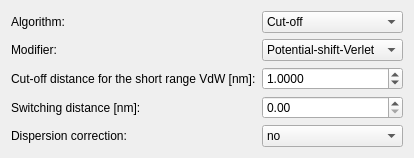
  <widget class="QWizardPage" name="vdwWizardPage">
   <property name="title">
    <string>Van der Waals</string>
   </property>
   <property name="subTitle">
    <string>Van der Waals interactions</string>
   </property>
   <attribute name="pageId">
    <string notr="true">vdwwizardpage</string>
   </attribute>
   <layout class="QGridLayout" name="gridLayout_6">
    <item row="3" column="0">
     <widget class="QLabel" name="label_38">
      <property name="text">
       <string>Switching distance [nm]:</string>
      </property>
     </widget>
    </item>
    <item row="0" column="0">
     <widget class="QLabel" name="label_35">
      <property name="text">
       <string>Algorithm:</string>
      </property>
     </widget>
    </item>
    <item row="0" column="1">
     <widget class="QComboBox" name="vdwtypeComboBox">
      <item>
       <property name="text">
        <string>Cut-off</string>
       </property>
      </item>
      <item>
       <property name="text">
        <string>PME</string>
       </property>
      </item>
      <item>
       <property name="text">
        <string>Shift</string>
       </property>
      </item>
      <item>
       <property name="text">
        <string>Switch</string>
       </property>
      </item>
     </widget>
    </item>
    <item row="1" column="0">
     <widget class="QLabel" name="label_36">
      <property name="text">
       <string>Modifier:</string>
      </property>
     </widget>
    </item>
    <item row="1" column="1">
     <widget class="QComboBox" name="vdw_modifierComboBox">
      <item>
       <property name="text">
        <string>Potential-shift-Verlet</string>
       </property>
      </item>
      <item>
       <property name="text">
        <string>Potential-shift</string>
       </property>
      </item>
      <item>
       <property name="text">
        <string>None</string>
       </property>
      </item>
      <item>
       <property name="text">
        <string>Force-switch</string>
       </property>
      </item>
      <item>
       <property name="text">
        <string>Potential-switch</string>
       </property>
      </item>
     </widget>
    </item>
    <item row="2" column="0">
     <widget class="QLabel" name="label_37">
      <property name="text">
       <string>Cut-off distance for the short range VdW [nm]:</string>
      </property>
     </widget>
    </item>
    <item row="4" column="0">
     <widget class="QLabel" name="label_39">
      <property name="text">
       <string>Dispersion correction:</string>
      </property>
     </widget>
    </item>
    <item row="4" column="1">
     <widget class="QComboBox" name="dispcorrComboBox">
      <item>
       <property name="text">
        <string>no</string>
       </property>
      </item>
      <item>
       <property name="text">
        <string>EnerPres</string>
       </property>
      </item>
      <item>
       <property name="text">
        <string>Ener</string>
       </property>
      </item>
     </widget>
    </item>
    <item row="2" column="1">
     <widget class="QDoubleSpinBox" name="rvdwDoubleSpinBox">
      <property name="decimals">
       <number>4</number>
      </property>
      <property name="maximum">
       <double>99999999.000000000000000</double>
      </property>
      <property name="value">
       <double>1.000000000000000</double>
      </property>
     </widget>
    </item>
    <item row="3" column="1">
     <widget class="QDoubleSpinBox" name="rvdw_switchDoubleSpinBox">
      <property name="maximum">
       <double>9999999999.000000000000000</double>
      </property>
     </widget>
    </item>
   </layout>
  </widget>
